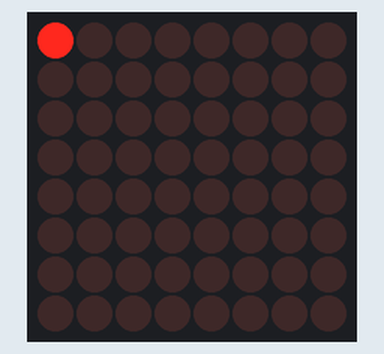
The sketch below on a simulated Arduino Uno, built with avr-gcc and run on an emulated ATmega328P. On the bench: 8×8 LED matrix.

Above: at 0.15 s.
At 0.75 s:
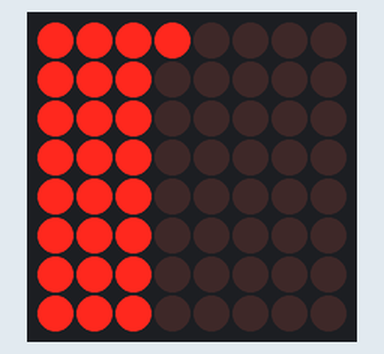
At 1.6 s:
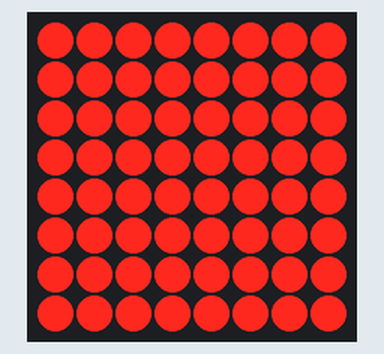

The sketch:

ledMatrixDriver.ino
```cpp
#include "LedControl.h"

LedControl lc(12, 11, 10, 1);  // DIN, CLK, LOAD, No DRIVER

// Adruino    -> MAX7219
// Ard pin 12 -> driver pin 1
// Ard pin 11 -> CLK pin 13
// Ard pin 10 -> LOAD pin 12
// 1 as we are only using one driver

void setup() {
  // put your setup code here, to run once:
  lc.shutdown(0, false);  // turn off power saver, enable display
  lc.setIntensity(0, 2);  // sets brightness (0 ~ 15 possible values)
  lc.clearDisplay(0);  // clear screen
}

void loop() {
  // put your main code here, to run repeatedly:
  for (int row = 0; row < 8; row++) {
    for (int col = 0; col < 8; col++) {
      lc.setLed(0, col, row, true);  // turns on led on col, row
      delay(25);
    }
  }
}
```
